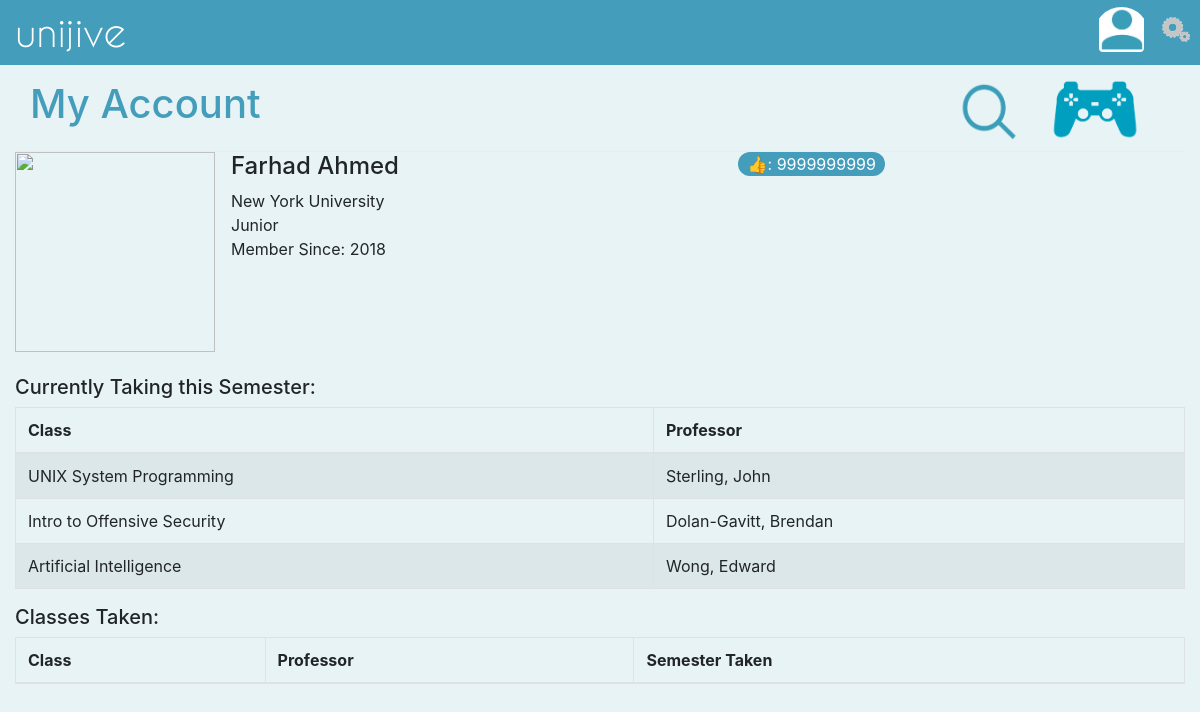
Screenshot of /my_account/ (signed in) with the database file from the repository.
### accounts/models.py (models this page shows, shortened)
class User(AbstractBaseUser):
    email           = models.EmailField(max_length= 255, unique =True)
    active          = models.BooleanField(default= True)
    staff           = models.BooleanField(default = False)
    admin           = models.BooleanField(default = False)
    memberSince     = models.DateTimeField(auto_now_add=True)
    USERNAME_FIELD  = 'email'
    REQUIRED_FIELDS = []
    objects = UserManager()
    @property
    def is_active(self):
        return self.active

class UserProfile(models.Model):
    user            = models.OneToOneField(User)
    firstName       = models.CharField(max_length = 30)
    lastName        = models.CharField(max_length = 30)
    username        = models.CharField(max_length = 30)
    university      = models.CharField(max_length = 30)
    numberofLikes   = models.IntegerField(default = 0)
    profilePic      = models.ImageField(default = os.path.join(BASE_DIR, "/webpages/static/icons_/account_icon.PNG") )
    YEAR_IN_SCHOOL_CHOICES = (
        ('Freshman', 'Freshman'),
        ('Sophomore', 'Sophomore'),
        ('Junior', 'Junior'),
        ('Senior', 'Senior'),
    )
    year_in_school = models.CharField(max_length=15, choices=YEAR_IN_SCHOOL_CHOICES, default='Freshman',)

### webpages/models.py (models this page shows, shortened)
class User_s_Chats(models.Model):
    class Meta:
        verbose_name_plural = "User's Chats"
    uscID           = models.AutoField(primary_key=True)
    chatID          = models.ForeignKey(
                        'ListofChats',
                         on_delete=models.PROTECT,
                    )
    owner           = models.ForeignKey(User,
                         on_delete=models.PROTECT,
                    )
    seen            = models.BooleanField(default = False)
    mutedStatus     = models.BooleanField(default = False)
    archived        = models.BooleanField(default = False)

class ListofChats(models.Model):
    class Meta:
        verbose_name_plural = "List of Chats"
    chatID              = models.AutoField(primary_key=True)
    subject             = models.CharField(max_length = 5)
    className           = models.CharField(max_length = 30)
    professor           = models.CharField(max_length = 30)
    s_year              = models.CharField(max_length = 3)
    currently_active    = models.BooleanField(default = 0)
    university          = models.CharField(max_length = 45)

### webpages/views.py (the view)
# urls.py: url(r'^my_account/$', AccountDetailView.as_view(template_name = "unijive.my_account.html"), name='myAccount'),
class AccountDetailView(LoginRequiredMixin, ListView):
    def get_queryset(self):
        queryset = User_s_Chats.objects.filter(owner = self.request.user)
        return queryset

### templates/unijive.my_account.html (shortened to what this page needs)
{% extends 'unijive.nav_bar_base.html'%}
{% block content %}
{% load static %}
<div class = "container-fluid">
        <div class = "page-header-like-modal"  >
                <h1 style = "color:#439DBB;">My Account
                        <a href = "{% url "distractions" %}"><img src = "{% static "icons_/distractions.png" %}" height="60px" width="auto" style = "float:right;margin-right:30px;"></a>
                    <a href = "/search_chats"><img src = "{% static "icons_/search_icon.PNG" %}" height="60px" width="60px" style = "float:right;margin-right:30px;"></a>
                    </h1>
            </div>
    <ul class="list-unstyled">
        <li class="media">
        <img class="mr-3" src={{object.profilePic}} alt="Profile Picture: This is you!" height="200px" width ="200px">
        <div class="media-body">
            <div class="row">
            <div class = "col-lg">
        <h4> {{user.userprofile.firstName}} {{user.userprofile.lastName}}</h4>
        <h7>{{user.userprofile.university}}</h7><br>
        <h7>{{user.userprofile.year_in_school}}</h7><br>
        <h7>Member Since: {{user.memberSince.year}}</h7>
        <br>
        </div>
        <div class= "col-lg">
            <div class = "container">
        <span class="badge-pill" style="background-color:#439DBB;color:white;float:left;">&#x1f44d: {{user.userprofile.numberofLikes}} </span>
        </div>
        </div>
        </div>
        </div>
        </li>
    <li class = "media">
        <div class="media-body" style = "margin-top:2%">
            <h5>Currently Taking this Semester:</h5>
                <table class="table table-striped table-bordered">
                        <thead>
                            <td><strong>Class</strong></td>
                            <td><strong>Professor</strong></td>
                        </thead>
                        <tbody>
                        {% for  object in object_list %}
                        {% if object.chatID.currently_active and not object.archived %}
                        <tr>
                        <td>{{object.chatID.className}}</td>
                        <td>{{object.chatID.professor}}</td>
                        </tr>
                        {% endif %}
                        {% empty %}
                        <tr>
                          <td colspan="7" class="text-center bg-warning">Not in any chats this semster :(</td>
                        </tr>
                        {% endfor %}
                        </tbody>
                        </table>
        </div>
        </li>
        <li class="media">
        <div class="media-body">
                <h5>Classes Taken:</h5>
                <table class="table table-striped table-bordered">
                        <thead>
                            <td><strong>Class</strong></td>
                            <td><strong>Professor</strong></td>
                            <td><strong>Semester Taken</strong></td>
                        </thead>
                        </table>
        </div>
        </li>
        </ul>
</div>
{% endblock content %}

### webpages/static/sidebar.css (style rules this page uses)
.page-header-like-modal { padding: 15px; border-bottom: 1px solid #e9ecef; border-top-left-radius: 0.3rem; border-top-right-radius: 0.3rem; }
html, body { margin: 0; padding: 0; }

### rows the page displays
User: userprofile.firstName "Farhad", userprofile.lastName "Ahmed", userprofile.university "New York University", userprofile.year_in_school "Junior", memberSince.year "2018", userprofile.numberofLikes "9999999999"
User_s_Chats: chatID.className "UNIX System Programming", chatID.professor "Sterling, John"
User_s_Chats: chatID.className "Intro to Offensive Security", chatID.professor "Dolan-Gavitt, Brendan"
User_s_Chats: chatID.className "Artificial Intelligence", chatID.professor "Wong, Edward"
